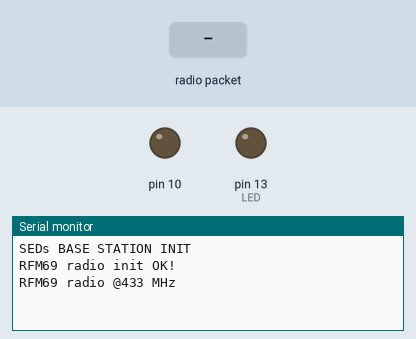
This sketch was run on a simulated Arduino Nano, built with avr-gcc and run on an emulated ATmega328P. Shown: output pins drawn as LEDs (lit = HIGH), the last lines printed to the serial monitor. The inputs (shaded band) are chosen by the test bench. Storage starts empty; no radio packets arrive unless stated; pins used as bus, display or sensor lines are not drawn.

Above: at 1.2 s.
1.3 s: radio packet ":" arrives
At 2.4 s:
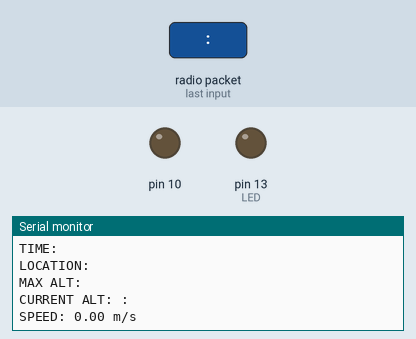
2.8 s: radio packet "0" arrives
At 3.7 s:
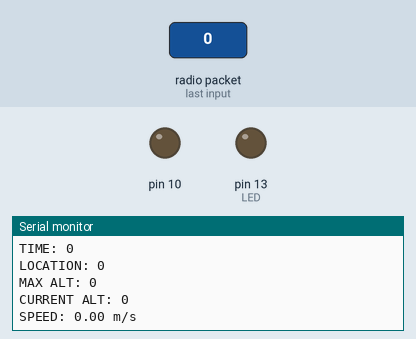

Measured:
- after the input at 1.3 s, the serial monitor: prints a new line at once (image 1)
- after the input at 2.8 s, the serial monitor: prints a new line at once (image 2)

The sketch:

RadioBaseStation_1.ino
```cpp
//Bristol SEDS Rocket system  - BASE STATION - Nathan Cubitt 2021
//       >>>>>>>>>>>>>  will receive and record data to miniSD card <<<<<<<<<<<<<<<<<

// uses Adafruit RFM69HCW transceiver, SD card reader,
// folllowing connections are for connecting sensors etc to Arduino Nano
//pins: SDCard 5v, GND, CLK -> D13, DO -> D12, DI ->D11, CS ->12
//pins: Radio 3.3v, GND, SCLK -> D13, MISO ->D12, MOSI -> D11, CS -> D4, RST -> D2, GO -> D3

//SD card will record raw data in following format:
// ident : time : GPS co-ords : max altitude : current altitude
// the colon will be used to split the data

#include <SPI.h>
#include <RH_RF69.h>
#include <SD.h>

/************ Radio Setup ***************/

// Change to 434.0 or other frequency, must match RX's freq!
#define RF69_FREQ 433.0

#define RFM69_INT     3  //
#define RFM69_CS      4  //
#define RFM69_RST     2  // "A"
#define LED           13

// Singleton instance of the radio driver
RH_RF69 rf69(RFM69_CS, RFM69_INT);

//int16_t packetnum = 0;  // packet counter, we increment per xmission
float prevAlt;
File rawData;
int counter = 0; //used to determine initial altitude at start


void setup()
{
  //usually set rate to 115200 but 9600 may increase range
  Serial.begin(9600);
  while (!Serial) {
    delay(1);  // wait until serial console is open, remove if not tethered to computer
  }

  pinMode(LED, OUTPUT);
  pinMode(RFM69_RST, OUTPUT);
  digitalWrite(RFM69_RST, LOW);

  Serial.println(F("\nSEDs BASE STATION INIT"));

  // manual reset
  digitalWrite(RFM69_RST, HIGH);
  delay(10);
  digitalWrite(RFM69_RST, LOW);
  delay(10);

  if (!rf69.init()) {
    Serial.println(F("RFM69 radio init failed"));
    while (1);
  }
  Serial.println(F("RFM69 radio init OK!"));

  // Defaults after init are 434.0MHz, modulation GFSK_Rb250Fd250, +13dbM (for low power module)
  // No encryption
  if (!rf69.setFrequency(RF69_FREQ)) {
    Serial.println(F("setFrequency failed"));
  }

  // If you are using a high power RF69 eg RFM69HW, you *must* set a Tx power with the
  // ishighpowermodule flag set like this:
  rf69.setTxPower(20, true);  // range from 14-20 for power, 2nd arg must be true for 69HCW

  // The encryption key has to be the same as the one in the server
  uint8_t key[] = { 0x01, 0x02, 0x03, 0x04, 0x05, 0x06, 0x07, 0x08,
                    0x01, 0x02, 0x03, 0x04, 0x05, 0x06, 0x07, 0x08
                  };
  rf69.setEncryptionKey(key);

  // init the SD card
  pinMode(10, OUTPUT);
  if (!SD.begin(10)) {
    Serial.println(F("SD CARD ERROR"));
    while (1);
  }

  pinMode(LED, OUTPUT);

  Serial.print(F("RFM69 radio @"));  Serial.print((int)RF69_FREQ);  Serial.println(F(" MHz"));

}


void loop() {

  int delim, delim1, delim2, delim3;

  if (rf69.available()) {
    // Should be a message for us now
    uint8_t buf[RH_RF69_MAX_MESSAGE_LEN];
    uint8_t len = sizeof(buf);
    if (rf69.recv(buf, &len)) {
      if (!len) return;
      buf[len] = 0;
      rawData = SD.open("Flight.txt", FILE_WRITE);
      Serial.print("\n\nReceived: ");
      String input = (char*)buf;

      // painful code to split the data on the colon
      delim = input.indexOf(":");
      delim1 = input.indexOf(":", delim + 1);
      delim2 = input.indexOf(":", delim1 + 1);
      delim3 = input.indexOf(":", delim2 + 1);

      String ident = input.substring(0 , delim);
      String time = input.substring(delim + 1, delim1);
      String loc = input.substring(delim1 + 1, delim2);
      String max = input.substring(delim2 + 1, delim3);
      String alt = input.substring(delim3 + 1);

      // set variables for displaying data
      float maxHeight = max.toFloat();
      float currAlt = alt.toFloat();
      float speed;
      float absSpeed; //correct to absolute value
      if (counter == 0) {  //set for initial reading
        speed = 0;
      }
      else {
        speed = prevAlt - currAlt;
      }
      counter = counter + 1;

      if (speed == 0.00) {  // stop division of zero
        absSpeed = 0;
      } else {
        absSpeed = fabs(speed / 2); //return absolute value of speed at m/s
      }

      //output data via serial output
      Serial.print(ident);
      Serial.print("\nTIME: " + time);
      Serial.print("\nLOCATION: " + loc);
      Serial.print("\nMAX ALT: " + max);
      Serial.print("\nCURRENT ALT: " + alt);
      Serial.print("\nSPEED: "); Serial.print(absSpeed); Serial.print(" m/s");
      prevAlt = currAlt; //change previous Altitude value for next loop

      //output raw data to SD card
      if (rawData) {
        rawData.println(input);
      } else {
        Serial.print(F("\nDATA NOT BEING RECORDED"));
      }
      rawData.close();


    } else {
      Serial.println("Receive failed");
    }
  }
}


void Blink(byte PIN, byte DELAY_MS, byte loops) {
  for (byte i = 0; i < loops; i++)  {
    digitalWrite(PIN, HIGH);
    delay(DELAY_MS);
    digitalWrite(PIN, LOW);
    delay(DELAY_MS);
  }
}
```
